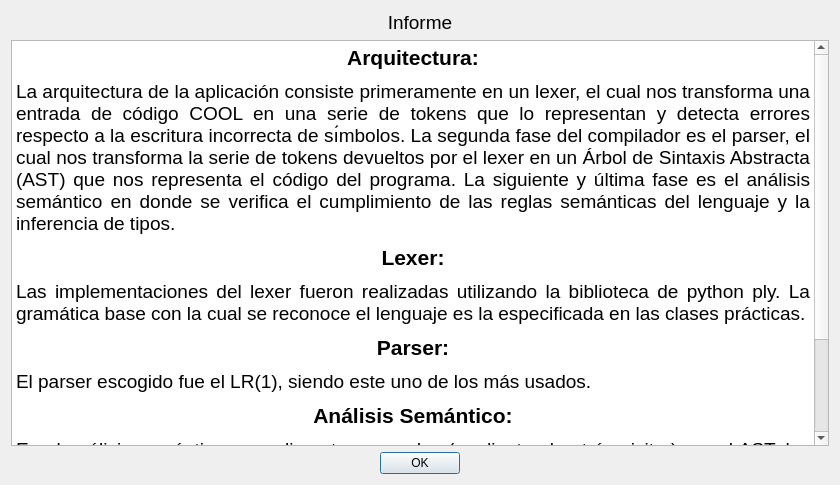
<?xml version="1.0" encoding="UTF-8"?>
<ui version="4.0">
 <class>Informe</class>
 <widget class="QDialog" name="Informe">
  <property name="geometry">
   <rect>
    <x>0</x>
    <y>0</y>
    <width>840</width>
    <height>485</height>
   </rect>
  </property>
  <property name="windowTitle">
   <string>Informe</string>
  </property>
  <property name="windowIcon">
   <iconset>
    <normaloff>images/Qt.ico</normaloff>images/Qt.ico</iconset>
  </property>
  <layout class="QGridLayout" name="gridLayout">
   <item row="2" column="0">
    <widget class="QDialogButtonBox" name="buttonBox">
     <property name="orientation">
      <enum>Qt::Horizontal</enum>
     </property>
     <property name="standardButtons">
      <set>QDialogButtonBox::Ok</set>
     </property>
     <property name="centerButtons">
      <bool>true</bool>
     </property>
    </widget>
   </item>
   <item row="1" column="0">
    <widget class="QTextBrowser" name="textBrowser">
     <property name="html">
      <string>&lt;!DOCTYPE HTML PUBLIC &quot;-//W3C//DTD HTML 4.0//EN&quot; &quot;http://www.w3.org/TR/REC-html40/strict.dtd&quot;&gt;
&lt;html&gt;&lt;head&gt;&lt;meta name=&quot;qrichtext&quot; content=&quot;1&quot; /&gt;&lt;style type=&quot;text/css&quot;&gt;
p, li { white-space: pre-wrap; }
&lt;/style&gt;&lt;/head&gt;&lt;body style=&quot; font-family:'Ubuntu'; font-size:11pt; font-weight:400; font-style:normal;&quot;&gt;
&lt;p align=&quot;center&quot; style=&quot; margin-top:0px; margin-bottom:0px; margin-left:0px; margin-right:0px; -qt-block-indent:0; text-indent:0px;&quot;&gt;&lt;span style=&quot; font-size:16pt; font-weight:600;&quot;&gt;Arquitectura:&lt;/span&gt;&lt;/p&gt;
&lt;p align=&quot;center&quot; style=&quot; margin-top:0px; margin-bottom:0px; margin-left:0px; margin-right:0px; -qt-block-indent:0; text-indent:0px;&quot;&gt;&lt;span style=&quot; font-size:6pt; font-weight:600;&quot;&gt; &lt;/span&gt;&lt;/p&gt;
&lt;p align=&quot;justify&quot; style=&quot; margin-top:0px; margin-bottom:0px; margin-left:0px; margin-right:0px; -qt-block-indent:0; text-indent:0px;&quot;&gt;&lt;span style=&quot; font-size:14pt;&quot;&gt;La arquitectura de la aplicación consiste primeramente en un lexer, el cual nos transforma una entrada de código COOL en una serie de tokens que lo representan y detecta errores respecto a la escritura incorrecta de sı́mbolos. La segunda fase del compilador es el parser, el cual nos transforma la serie de tokens devueltos por el lexer en un Árbol de Sintaxis Abstracta (AST) que nos representa el código del programa. La siguiente y última fase es el análisis semántico en donde se verifica el cumplimiento de las reglas semánticas del lenguaje y la inferencia de tipos.&lt;/span&gt;&lt;/p&gt;
&lt;p align=&quot;justify&quot; style=&quot; margin-top:0px; margin-bottom:0px; margin-left:0px; margin-right:0px; -qt-block-indent:0; text-indent:0px;&quot;&gt;&lt;span style=&quot; font-size:6pt;&quot;&gt; &lt;/span&gt;&lt;/p&gt;
&lt;p align=&quot;center&quot; style=&quot; margin-top:0px; margin-bottom:0px; margin-left:0px; margin-right:0px; -qt-block-indent:0; text-indent:0px;&quot;&gt;&lt;span style=&quot; font-size:16pt; font-weight:600;&quot;&gt;Lexer:&lt;/span&gt;&lt;/p&gt;
&lt;p align=&quot;center&quot; style=&quot; margin-top:0px; margin-bottom:0px; margin-left:0px; margin-right:0px; -qt-block-indent:0; text-indent:0px;&quot;&gt;&lt;span style=&quot; font-size:6pt;&quot;&gt; &lt;/span&gt;&lt;/p&gt;
&lt;p align=&quot;justify&quot; style=&quot; margin-top:0px; margin-bottom:0px; margin-left:0px; margin-right:0px; -qt-block-indent:0; text-indent:0px;&quot;&gt;&lt;span style=&quot; font-size:14pt;&quot;&gt;Las implementaciones del lexer fueron realizadas utilizando la biblioteca de python ply. La gramática base con la cual se reconoce el lenguaje es la especificada en las clases prácticas.&lt;/span&gt;&lt;/p&gt;
&lt;p align=&quot;justify&quot; style=&quot; margin-top:0px; margin-bottom:0px; margin-left:0px; margin-right:0px; -qt-block-indent:0; text-indent:0px;&quot;&gt;&lt;span style=&quot; font-size:6pt;&quot;&gt; &lt;/span&gt;&lt;/p&gt;
&lt;p align=&quot;center&quot; style=&quot; margin-top:0px; margin-bottom:0px; margin-left:0px; margin-right:0px; -qt-block-indent:0; text-indent:0px;&quot;&gt;&lt;span style=&quot; font-size:16pt; font-weight:600;&quot;&gt;Parser:&lt;/span&gt;&lt;/p&gt;
&lt;p align=&quot;justify&quot; style=&quot; margin-top:0px; margin-bottom:0px; margin-left:0px; margin-right:0px; -qt-block-indent:0; text-indent:0px;&quot;&gt;&lt;span style=&quot; font-size:6pt;&quot;&gt; &lt;/span&gt;&lt;/p&gt;
&lt;p align=&quot;justify&quot; style=&quot; margin-top:0px; margin-bottom:0px; margin-left:0px; margin-right:0px; -qt-block-indent:0; text-indent:0px;&quot;&gt;&lt;span style=&quot; font-size:14pt;&quot;&gt;El parser escogido fue el LR(1), siendo este uno de los más usados.&lt;/span&gt;&lt;/p&gt;
&lt;p align=&quot;justify&quot; style=&quot; margin-top:0px; margin-bottom:0px; margin-left:0px; margin-right:0px; -qt-block-indent:0; text-indent:0px;&quot;&gt;&lt;span style=&quot; font-size:6pt;&quot;&gt; &lt;/span&gt;&lt;/p&gt;
&lt;p align=&quot;center&quot; style=&quot; margin-top:0px; margin-bottom:0px; margin-left:0px; margin-right:0px; -qt-block-indent:0; text-indent:0px;&quot;&gt;&lt;span style=&quot; font-size:16pt; font-weight:600;&quot;&gt;Análisis Semántico:&lt;/span&gt;&lt;/p&gt;
&lt;p align=&quot;justify&quot; style=&quot; margin-top:0px; margin-bottom:0px; margin-left:0px; margin-right:0px; -qt-block-indent:0; text-indent:0px;&quot;&gt;&lt;span style=&quot; font-size:6pt;&quot;&gt; &lt;/span&gt;&lt;/p&gt;
&lt;p align=&quot;justify&quot; style=&quot; margin-top:0px; margin-bottom:0px; margin-left:0px; margin-right:0px; -qt-block-indent:0; text-indent:0px;&quot;&gt;&lt;span style=&quot; font-size:14pt;&quot;&gt;En el análisis semántico se realizan tres pasadas (mediante el patrón visitor) por el AST, las dos primeras para construir los contextos de objetos y de métodos respectivamente y una tercera para realizar el chequeo de tipos. Durante la construcción de los contextos se detectan tempranamente algunos errores, y todos aquellos errores semánticos que no aparecen como parte de expresiones. Finalmente se realiza un último recorrido por el AST, nuevamente mediante el patrón visitor, haciendo la inferencia de tipos.&lt;/span&gt;&lt;/p&gt;&lt;/body&gt;&lt;/html&gt;</string>
     </property>
    </widget>
   </item>
   <item row="0" column="0">
    <widget class="QLabel" name="label">
     <property name="font">
      <font>
       <family>Tahoma</family>
       <pointsize>14</pointsize>
      </font>
     </property>
     <property name="text">
      <string>&lt;html&gt;&lt;head/&gt;&lt;body&gt;&lt;p align=&quot;center&quot;&gt;Informe&lt;/p&gt;&lt;/body&gt;&lt;/html&gt;</string>
     </property>
    </widget>
   </item>
  </layout>
 </widget>
 <resources/>
 <connections>
  <connection>
   <sender>buttonBox</sender>
   <signal>accepted()</signal>
   <receiver>Informe</receiver>
   <slot>accept()</slot>
   <hints>
    <hint type="sourcelabel">
     <x>248</x>
     <y>254</y>
    </hint>
    <hint type="destinationlabel">
     <x>157</x>
     <y>274</y>
    </hint>
   </hints>
  </connection>
  <connection>
   <sender>buttonBox</sender>
   <signal>rejected()</signal>
   <receiver>Informe</receiver>
   <slot>reject()</slot>
   <hints>
    <hint type="sourcelabel">
     <x>316</x>
     <y>260</y>
    </hint>
    <hint type="destinationlabel">
     <x>286</x>
     <y>274</y>
    </hint>
   </hints>
  </connection>
 </connections>
</ui>
